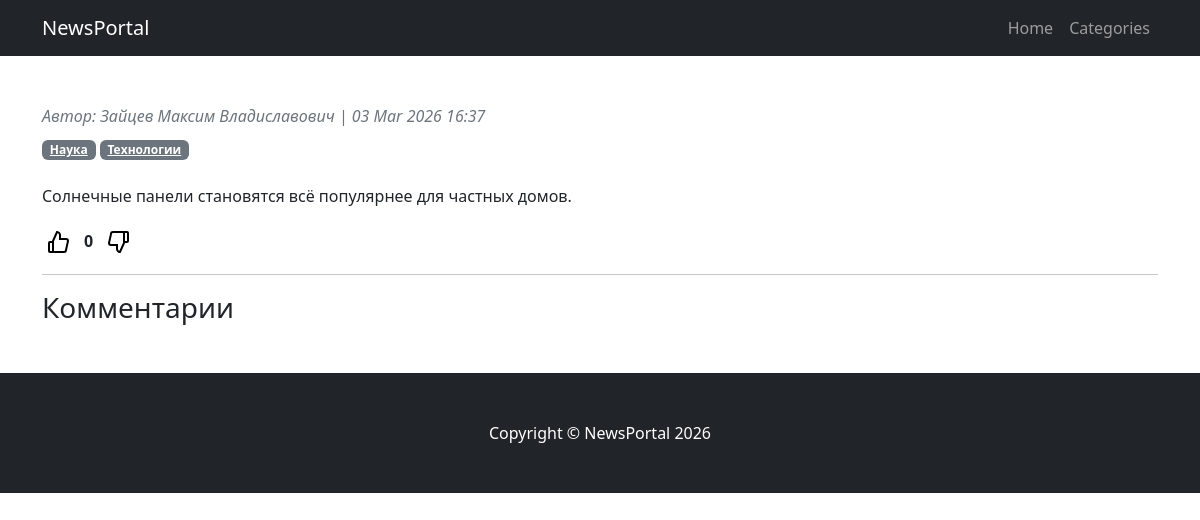
/news/32/, run on the app's committed database.
### NewsPortal/models.py (models this page shows, shortened)
class Post(models.Model):
    name = models.CharField(max_length=50)
    author = models.ForeignKey(Author, on_delete=models.CASCADE)
    type_post = models.CharField(max_length=20, choices=POST_CHOICES)
    time_create = models.DateTimeField(auto_now_add=True)
    categories = models.ManyToManyField(Categories, through='PostCategories')
    content = models.TextField()
    rating_post = models.IntegerField(default=0)

class Author(models.Model):
    user = models.OneToOneField(User, on_delete=models.CASCADE)
    rating_author = models.IntegerField(default=0)

class Categories(models.Model):
    name_categories = models.CharField(max_length=255, unique=True)

### NewsPortal/views.py (the view)
# urls.py: path('news/<int:pk>/', PostDetailView.as_view(), name='post_detail'),
class PostDetailView(DetailView):
    model = Post
    template_name = 'post_detail.html'
    context_object_name = 'post'
    def get_context_data(self, **kwargs):
        context = super().get_context_data(**kwargs)
        context['categories'] = Categories.objects.all()
        context['comments'] = self.object.comment_set.all()  # все комментарии поста
        return context

### NewsPortal/templatetags/custom_filters.py (called while the page is built)
@register.filter
def censor(value):
    if not isinstance(value, str):
        return value
    pattern = r'\b(' + '|'.join(re.escape(word) for word in BAD_WORDS) + r')\b'
    def replace_with_stars(match):
        word = match.group()
        return word[0] + '*' * (len(word) - 1)
    return re.sub(pattern, replace_with_stars, value, flags=re.IGNORECASE)

### templates/post_detail.html (shortened to what this page needs)
{% extends 'flatpages/default.html' %}
{% load custom_filters %}
{% block content %}
<article>
<header class="mb-4">
<div class="text-muted fst-italic mb-2">
Автор: {{ post.author.user.username }}
| {{ post.time_create|date:"d M Y H:i" }}
</div>
{% for category in post.categories.all %}
<a class="badge bg-secondary"
href="{% url 'posts_by_category' category.id %}">
{{ category.name_categories }}
</a>
{% endfor %}
</header>
<section class="mb-5">
<p>{{ post.content | censor }}</p>
<div class="rating-bar">
<button type="button" class="rating-btn"
onclick="likePost({{ post.id }})">
<svg viewBox="0 0 24 24" fill="none">
<path d="M7 22H4C3.46 22 3 21.5 3 21V13
C3 12.4 3.4 12 4 12H7M14 9V5
C14 4 13 2 11 2L7 11V22H18
C19 22 20 21 20 20L22 11
C22 10 21 9 20 9H14Z"
stroke="currentColor" stroke-width="2"/>
</svg>
</button>
<strong id="post-rating-{{ post.id }}">
{{ post.rating_post }}
</strong>
<button type="button" class="rating-btn dislike"
onclick="dislikePost({{ post.id }})">
<svg viewBox="0 0 24 24" fill="none">
<path d="M7 22H4C3.46 22 3 21.5 3 21V13
C3 12.4 3.4 12 4 12H7M14 9V5
C14 4 13 2 11 2L7 11V22H18
C19 22 20 21 20 20L22 11
C22 10 21 9 20 9H14Z"
stroke="currentColor" stroke-width="2"/>
</svg>
</button>
</div>
<hr>
<h3>Комментарии</h3>
</section>
</article>
{% endblock %}

### templates/post_detail.html (style rules this page uses)
.rating-bar { display: flex; align-items: center; gap: 10px; }
.rating-btn { background: none; border: none; cursor: pointer; padding: 4px; }
.rating-btn svg { width: 24px; height: 24px; }
.dislike svg { transform: rotate(180deg); }

### data on the page
Post: author.user.username "Зайцев Максим Владиславович", time_create "03 Mar 2026 16:37", content|censor "Солнечные панели становятся всё популярнее для частных домов.", rating_post "0"
Categories: name_categories "Наука"
Categories: name_categories "Технологии"
